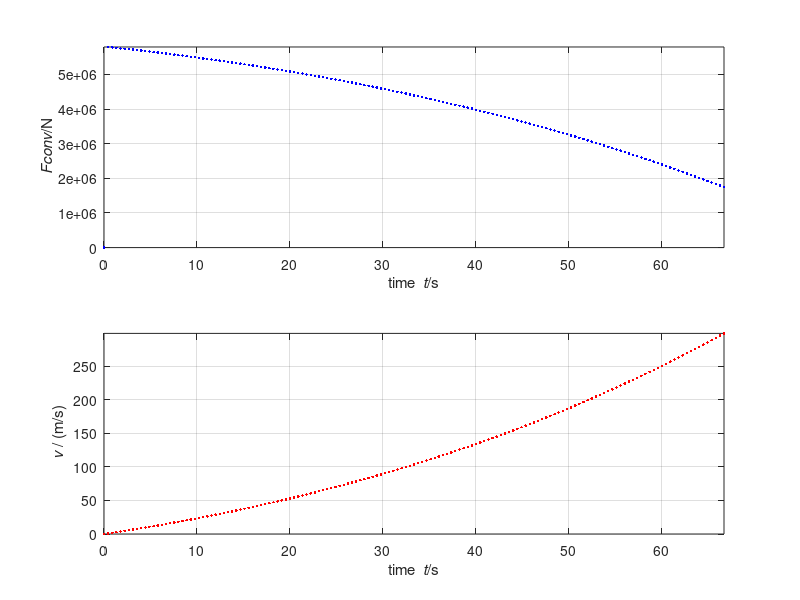

The MATLAB script that drew this image:
%%% Numerical simulation of rocket propulsion
%% Coordinates (t, z)

%% Constants
m = 756e3;         % kg: rocket mass without fuel
rho = 0.17;        % kg/mol: fuel molar mass
d = 25;            % mol/m^3: fuel molar density
A = 7.5;           % m^2: nozzle area
h = 0.3;           % N/(m^2/s^2): drag coefficient
ka = 6.67430e-11;  % N/(kg^2/m^2): gravity const.
ME = 5.97e24;      % kg: Earth's mass
RE = 6371e3;       % m: Earth's radius

%% Initial conditions
t = 0;       % s: initial time
N = 12.2e6;  % mol: amount of fuel
z = 0;       % m: altitude of control volume
v = 0;       % m/s: velocity of control volume

%% Boundary conditions
J = -80e3;  % mol/s: matter influx at nozzle
p = 3.7e6;  % kg/m^2: pressure at nozzle

%% Time-iteration parameters
t1 = 160;    % s: final time
dt = 0.001;  % s: time step

%% Plotting
dtplot = t1/360; % time interval between plots
tplot = dtplot; % time for next plot
figure
subplot(2, 1, 1); plot(t, 0, '.b')
xlim([0, t1])
xlabel('time {\it t}/s'); ylabel('{\it Fconv}/N')
axis('tight'); grid on; hold on
subplot(2, 1, 2); plot(t, v, '.r')
xlim([0, t1])
xlabel('time {\it t}/s'); ylabel('{\it v} / (m/s)')
axis('tight'); grid on; hold on %@

%% Numerical time integration
while t < t1 && v < 300 && N > 0 % '&&' means 'and'

  P = (m + rho * N) * v;
  Fside = -h * abs(v) * v;
  Fnoz = A * p + rho * J^2 / (A * d) + rho * J * v;
  F = Fnoz + Fside;
  G = -ka * (m + rho * N) * ME / (RE + z)^2;

  t = t + dt;
  N = N + J * dt;
  P = P + (F + G) * dt;
  z = z + v * dt;

  v = P / (m + rho * N);

  %% plot
  if t > tplot
    subplot(2, 1, 1); plot(t, Fnoz - A * p, '.b')
    subplot(2, 1, 2); plot(t, v, '.r')
    pause(0)
    tplot = tplot + dtplot;
  end %@

end
